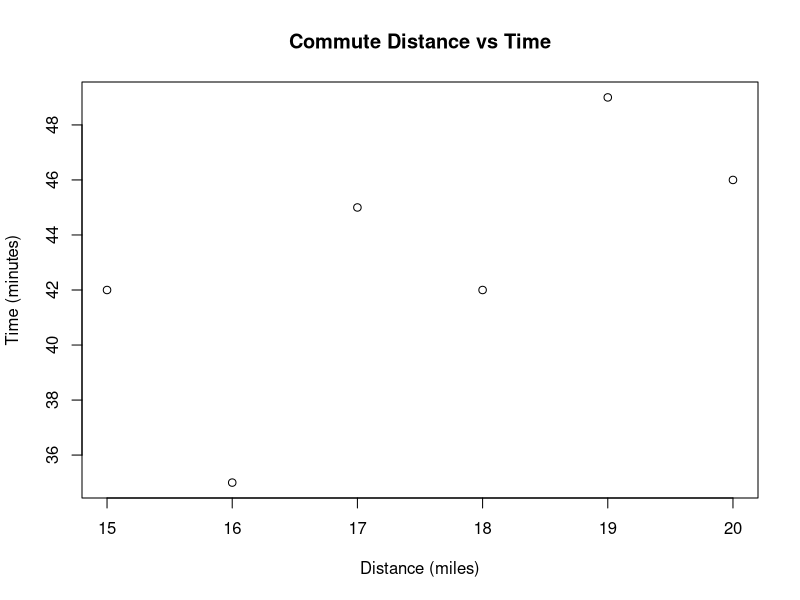
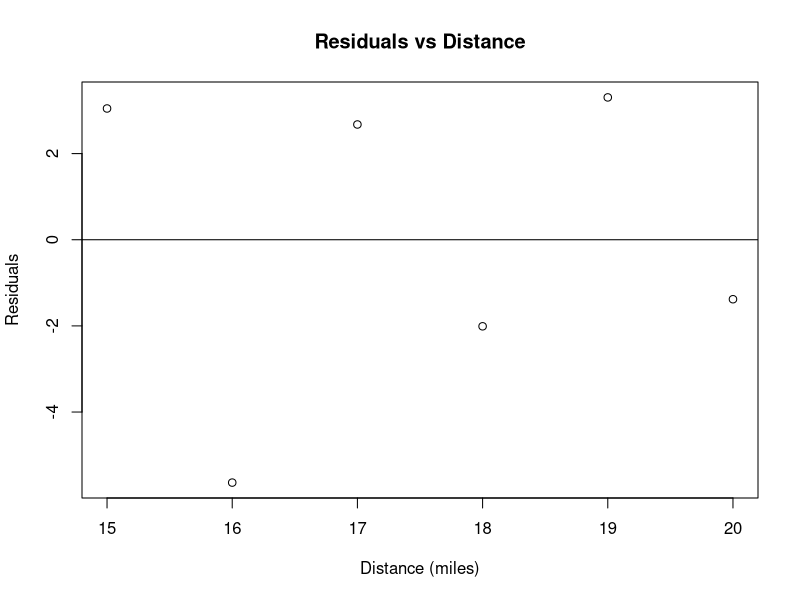

The R script that drew these images, in order:
# givens
x <- c(15, 16, 17, 18, 19, 20)
y <- c(42, 35, 45, 42, 49, 46)

# a: scatterplot
plot(x, y,
     main = "Commute Distance vs Time",
     xlab = "Distance (miles)",
     ylab = "Time (minutes)")

# b: fit linear model
model <- lm(y ~ x)

# c: r^2 model
r2 <- summary(model)$r.squared
print(r2)

# d: residual plot
plot(x, residuals(model),
     main = "Residuals vs Distance",
     xlab = "Distance (miles)",
     ylab = "Residuals")
abline(h = 0)

# e: test significance of slope
summary(model)
